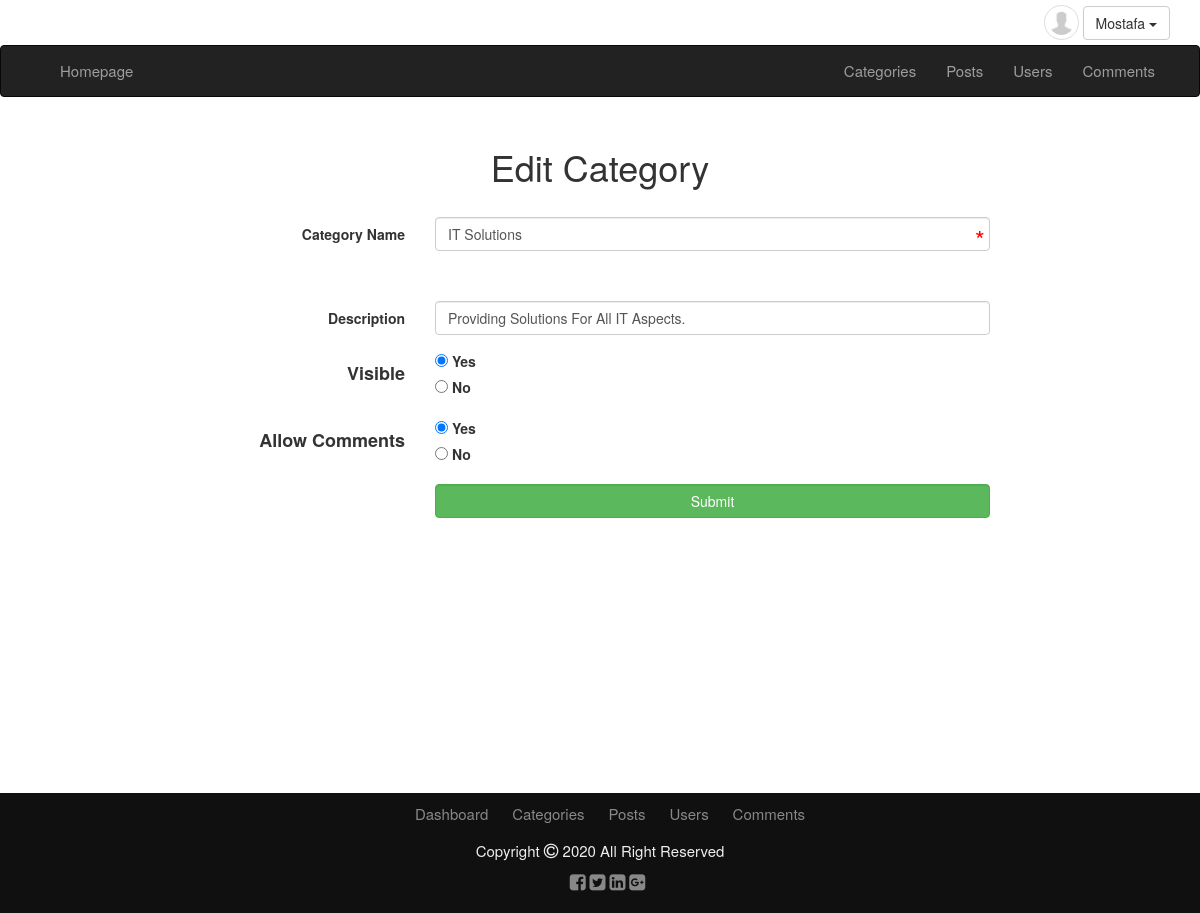
/admin/category_edit.php?catid=1 (signed in), run on the app's committed database.
### tables this page shows
CREATE TABLE `users` (
  `UserID` int(11) NOT NULL,
  `Username` varchar(255) NOT NULL,
  `Email` varchar(255) NOT NULL,
  `Password` varchar(255) NOT NULL,
  `Fullname` varchar(255) NOT NULL,
  `GroupID` int(3) NOT NULL DEFAULT 0 COMMENT '1 : Admin, 0: User',
  `RegistrationStatus` int(3) NOT NULL DEFAULT 0 COMMENT '1 : Registered, 0 : Pending Activation',
  `UserDateTime` datetime NOT NULL,
  `UserImage` text NOT NULL
);

CREATE TABLE `categories` (
  `CategoryID` int(11) NOT NULL,
  `CategoryName` varchar(255) NOT NULL,
  `CategoryDescription` varchar(255) NOT NULL,
  `CategoryVisibility` tinyint(2) NOT NULL DEFAULT 1,
  `CategoryComments` tinyint(2) NOT NULL DEFAULT 1
);

### admin/category_edit.php (the view, shortened to what this page needs)
<?php
if(isset($_SESSION['Username']))
   {
	   include "includes/templates/header.php";
	   include "includes/templates/navbar.php";
	   echo "<div class='container'>";
	   echo "<h1 class='edit text-center'>Edit Category</h1>";
	   if(isset($_GET['catid']) && is_numeric($_GET['catid']))
		   {
			   $catid = intval($_GET['catid']);
		   }
	   else
		   {
			   $catid = 0;
		   }
       $sql = $conn->prepare("SELECT * FROM categories WHERE CategoryID = '{$catid}' LIMIT 1");
       $sql -> execute();
	   $count = $sql->rowCount();
	   $categories = $sql->fetchAll();
       foreach($categories as $category);
  if ($count > 0) { ?>
	<div class="container">
		<form class="form-horizontal" action="category_update.php" method="post">
		<div class="form-group">
			<label class="col-sm-2 col-md-4 control-label">Category Name</label>
			<div class="col-sm-4 col-md-6">
				<input class="form-control" type="text" name="categoryname" autocomplete="off" required value="<?php echo $category['CategoryName'];?>">
				<span class="asterisk">*</span>
			</div>
			</div>
		<div class="form-group">
			<label class="col-sm-2 col-md-4 control-label">Description</label>
			<div class="col-sm-4 col-md-6">
				<input class="form-control" type="text" name="description" placeholder="The Discription Of The Category" value="<?php echo $category['CategoryDescription'];?>">
			</div>
		</div>
				<div class="form-group form-group-lg">
			<label class="col-sm-2 col-md-4 control-label">Visible</label>
			<div class="col-sm-10 col-md-6">
				<div>
					<input type="radio" name="visibility" value="1" id="visible-yes"
					<?php if ($category['CategoryVisibility'] == 1) { echo 'checked'; } ?> />
					<label for="visible-yes">Yes</label>
				</div>
				<div>
					<input type="radio" name="visibility"  value="0"  id="visible-no"
					<?php if ($category['CategoryVisibility'] == 0) { echo 'checked'; } ?> />
					<label for="visible-no">No</label>
				</div>
			</div>
				</div>
				<div class="form-group form-group-lg">
			<label class="col-sm-2 col-md-4 control-label">Allow Comments</label>
			<div class="col-sm-10 col-md-6">
				<div>
					<input type="radio" name="comments" value="1" id="comments-yes"
					<?php if ($category['CategoryComments'] == 1) { echo 'checked'; } ?> />
					<label for="comments-yes">Yes</label>
				</div>
				<div>
					<input type="radio" name="comments" value="0" id="comments-no"
				    <?php if ($category['CategoryComments'] == 0) { echo 'checked'; } ?> />
					<label for="comments-no">No</label>
				</div>
			</div>
				</div>
		<div class="form-group">
			<div class="col-sm-4 col-sm-offset-2 col-md-offset-4 col-md-6">
			<input type="submit" class="btn btn-success form-control" value="Submit">
			</div>
		</div>
		</form>
	</div>
<?php
				  }
	   else
	   		{
				echo "<div class='container'>";
				$category_edit_error = '<div class="alert alert-danger">Theres No Such ID</div>';
				redirect_home($category_edit_error);
				echo "</div>";
			}
}
else
	{
			 include "includes/templates/header.php";
			 $category_edit_error = "<span class='message-error alert alert-danger'>You Are Not Permited To Access This Page Directly</span>";
			 redirect_home($category_edit_error);
	}
echo "</div>";
include "includes/templates/fotter.php";

### admin/includes/templates/navbar.php (shortened to what this page needs)
<?php
if (isset($_SESSION['Username'])) {
include "config.php";
$stmt = $conn->prepare("SELECT * FROM users WHERE UserID = ". $_SESSION['ID']);
$stmt->execute();
echo  "<div class='container'>";
echo "<div class='upper-bar pull-right'>";
				$users = $stmt->fetchAll();
                foreach($users as $user);
	  		if(! empty($user['UserImage']))
	{
  echo "<img alt='Profile Picture' class='my-image img-thumbnail img-circle' src='uploads\user_image\\" . $user['UserImage'] ."'>";
	}
else
	{
		echo "<img alt='Profile Picture' class='my-image img-thumbnail img-circle' src='uploads\user_image\\" . 'no_image.png' ."'>";
	}
	  		?>
				<div class="btn-group my-info">
					<span class="btn btn-default dropdown-toggle" data-toggle="dropdown">
						<?php echo $_SESSION['Username'] ?>
						<span class="caret"></span>
					</span>
				</div>
				<?php
				} else {
			?>
			<a href="login.php" class="btn btn-primary login-signup pull-right">
				Login/Signup
			</a>
			<?php } ?>
		</div>
</div>
 <nav class="navbar navbar-inverse">
  <div class="container">
    <div class="navbar-header">
      <a class="navbar-brand" href="dashboard.php"></a>
    </div>
    <div class="collapse navbar-collapse" id="app-nav">
      <ul class="nav navbar-nav">
       <li><a href="dashboard.php">Homepage</a></li>
      </ul>
      <ul class="nav navbar-nav navbar-right">
        <li><a href="categories.php">Categories</a></li>
		<li><a href="posts.php">Posts</a></li>
        <li><a href="users.php">Users</a></li>
        <li><a href="comments.php">Comments</a></li>
      </ul>
    </div>
  </div>
</nav>

### admin/layout/css/style.css (style rules this page uses)
body { padding: 0px; margin: 0px; }
.asterisk { position: relative; top: -30px; left: 540px; color: #F00; font-size: 25px; }
.edit { position: relative; top: 10px; margin-bottom: 40px; }
button, html input[type=button], input[type=reset], input[type=submit] { display: block; margin-bottom: 10px!important; }
.upper-bar { margin: 5px 0px; }
.upper-bar .my-image { max-width: 35px; max-height: 35px; }
.navbar ul li a { -webkit-transition: all 500ms; -moz-transition: all 500ms; -o-transition: all 500ms; -ms-transition: all 500ms; transition: all 500ms; font-size: 15px; }

### data on the page
users: UserImage (placeholder picture)
categories: categoryname "IT Solutions", description "Providing Solutions For All IT Aspects.", CategoryVisibility "☑ Yes", CategoryVisibility "☐ No", CategoryComments "☑ Yes", CategoryComments "☐ No"

### other printed values
$_SESSION['Username'] "Mostafa"
